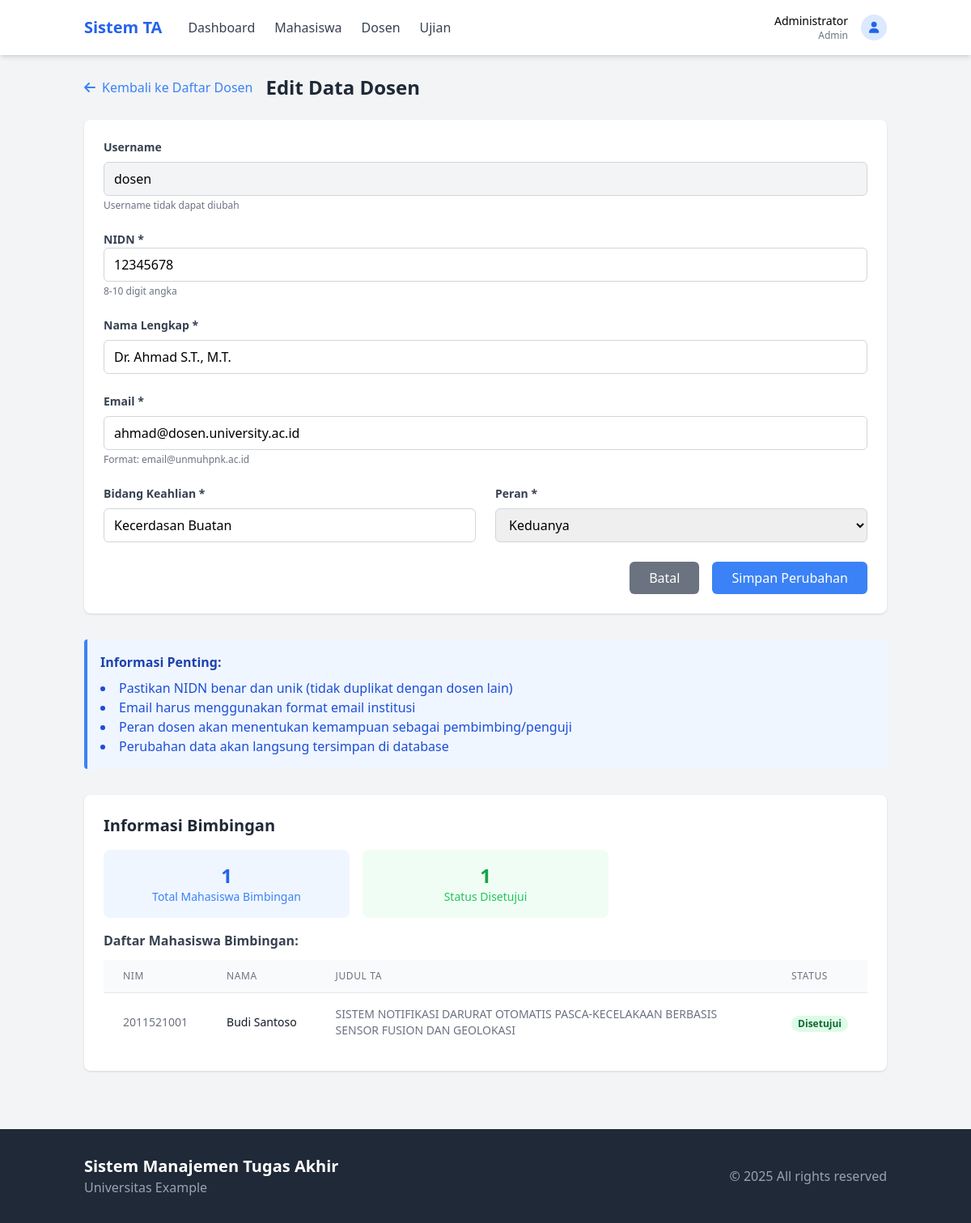
Screenshot of /modules/admin/edit_dosen.php?id=1 (signed in) with the database file from the repository.
### tables this page shows
CREATE TABLE IF NOT EXISTS `dosen` (
  `id` int NOT NULL AUTO_INCREMENT,
  `user_id` int DEFAULT NULL,
  `nidn` varchar(20) NOT NULL,
  `bidang_keahlian` varchar(100) NOT NULL,
  `peran` enum('Pembimbing','Penguji','Keduanya') NOT NULL,
  PRIMARY KEY (`id`),
  UNIQUE KEY `nidn` (`nidn`),
  KEY `user_id` (`user_id`),
  CONSTRAINT `dosen_ibfk_1` FOREIGN KEY (`user_id`) REFERENCES `users` (`id`) ON DELETE CASCADE
);

CREATE TABLE IF NOT EXISTS `users` (
  `id` int NOT NULL AUTO_INCREMENT,
  `username` varchar(50) NOT NULL,
  `password` varchar(255) NOT NULL,
  `role` enum('admin','dosen','mahasiswa') NOT NULL,
  `nama` varchar(100) NOT NULL,
  `email` varchar(100) NOT NULL,
  `created_at` timestamp NULL DEFAULT CURRENT_TIMESTAMP,
  PRIMARY KEY (`id`),
  UNIQUE KEY `username` (`username`)
);

CREATE TABLE IF NOT EXISTS `tugas_akhir` (
  `id` int NOT NULL AUTO_INCREMENT,
  `mahasiswa_id` int DEFAULT NULL,
  `dosen_id` int DEFAULT NULL,
  `judul` varchar(255) NOT NULL,
  `deskripsi` text,
  `proposal_path` varchar(255) DEFAULT NULL,
  `status` enum('Diajukan','Review','Disetujui','Ditolak','Selesai') DEFAULT 'Diajukan',
  `tanggal_pengajuan` timestamp NULL DEFAULT CURRENT_TIMESTAMP,
  `catatan_dosen` text,
  PRIMARY KEY (`id`),
  KEY `mahasiswa_id` (`mahasiswa_id`),
  KEY `dosen_id` (`dosen_id`),
  CONSTRAINT `tugas_akhir_ibfk_1` FOREIGN KEY (`mahasiswa_id`) REFERENCES `mahasiswa` (`id`) ON DELETE CASCADE,
  CONSTRAINT `tugas_akhir_ibfk_2` FOREIGN KEY (`dosen_id`) REFERENCES `dosen` (`id`) ON DELETE SET NULL
);

CREATE TABLE IF NOT EXISTS `mahasiswa` (
  `id` int NOT NULL AUTO_INCREMENT,
  `user_id` int DEFAULT NULL,
  `nim` varchar(10) NOT NULL,
  `prodi` varchar(50) NOT NULL,
  `status` enum('Aktif','Cuti','Lulus') DEFAULT 'Aktif',
  PRIMARY KEY (`id`),
  UNIQUE KEY `nim` (`nim`),
  KEY `user_id` (`user_id`),
  CONSTRAINT `mahasiswa_ibfk_1` FOREIGN KEY (`user_id`) REFERENCES `users` (`id`) ON DELETE CASCADE
);

### includes/functions.php (called while the page is built, shortened)
<?php
function getStatusBadgeClass($status) {
    switch ($status) {
        case 'Disetujui':
        case 'Dikonfirmasi':
        case 'Selesai':
        case 'Lulus':
        case 'Aktif':
            return 'bg-green-100 text-green-800';
    }
}
?>

### modules/admin/edit_dosen.php (the view, shortened to what this page needs)
<?php
require_once '../../includes/config.php';
require_once '../../includes/functions.php';
$dosen_id = $_GET['id'];
$stmt = $pdo->prepare("
    SELECT d.*, u.username, u.nama, u.email
    FROM dosen d
    JOIN users u ON d.user_id = u.id
    WHERE d.id = ?
");
$stmt->execute([$dosen_id]);
$dosen = $stmt->fetch(PDO::FETCH_ASSOC);
?>
<!DOCTYPE html>
<html lang="id">
<head>
    <script src="https://cdn.tailwindcss.com"></script>
    <link rel="stylesheet" href="https://cdnjs.cloudflare.com/ajax/libs/font-awesome/6.0.0/css/all.min.css">
</head>
<body class="bg-gray-100">
    <?php include '../../includes/header.php'; ?>
    <div class="container mx-auto px-4 py-6">
        <div class="flex items-center mb-6">
            <a href="modules/admin/dosen.php" class="text-blue-500 hover:text-blue-700 flex items-center">
                <i class="fas fa-arrow-left mr-2"></i> Kembali ke Daftar Dosen
            </a>
            <h1 class="text-2xl font-bold text-gray-800 ml-4">Edit Data Dosen</h1>
        </div>
        <div class="bg-white rounded-lg shadow p-6">
            <form method="POST" action="">
                <div class="grid grid-cols-1 md:极-cols-2 gap-6 mb-6">
                    <div>
                        <label class="block text-gray-700 text-sm font-bold mb-2" for="username">Username</label>
                        <input type="text" id="username" value="<?php echo htmlspecialchars($dosen['username']); ?>" disabled class="w-full px-3 py-2 border border-gray-300 rounded-md bg-gray-100">
                        <p class="text-gray-500 text-xs mt-1">Username tidak dapat diubah</p>
                    </div>
                    <div>
                        <label class="block text-gray-700 text-sm font-bold mb极" for="nidn">NIDN *</label>
                        <input type="text" id="nidn" name="nidn" value="<?php echo htmlspecialchars($dosen['nidn']); ?>" required pattern="[0-9]{8,10}" class="w-full px-3 py-2 border border-gray-300 rounded-md focus:outline-none focus:ring-2 focus:ring-blue-500">
                        <p class="text-gray-500 text-xs mt-1">8-10 digit angka</p>
                    </div>
                </div>
                <div class="mb-6">
                    <label class="block text-gray-700 text-sm font-bold mb-2" for="nama">Nama Lengkap *</label>
                    <input type="text" id="nama" name="nama" value="<?php echo htmlspecialchars($dosen['nama']); ?>" required class="w-full px-3 py-2 border border-gray-300 rounded-md focus:outline-none focus:ring-2 focus:ring-blue-500">
                </div>
                <div class="mb-6">
                    <label class="block text-gray-700 text-sm font-bold mb-2" for="email">Email *</label>
                    <input type="email" id="email" name="email" value="<?php echo htmlspecialchars($dosen['email']); ?>" required class="w-full px-3 py-2 border border-gray-300 rounded-md focus:outline-none focus:ring-2 focus:ring-blue-500">
                    <p class="text-gray-500 text-xs mt-1">Format: email@unmuhpnk.ac.id</极>
                </div>
                <div class="grid grid-cols-1 md:grid-cols-2 gap-6 mb-6">
                    <div>
                        <label class="block text-gray-700 text-sm font-bold mb-2" for="bidang_keahlian">Bidang Keahlian *</label>
                        <input type="text" id="bidang_keahlian" name="bidang_keahlian" value="<?php echo htmlspecialchars($dosen['bidang_keahlian']); ?>" required class="w-full px-3 py-2 border border-gray-300 rounded-md focus:outline-none focus:ring-2 focus:ring-blue-500">
                    </div>
                    <div>
                        <label class="block text-gray-700 text-sm font-bold mb-2" for="peran">Peran *</label>
                        <select id="peran" name="peran" required class="w-full px-3 py-2 border border-gray-300 rounded-md focus:outline-none focus:ring-2 focus:ring-blue-500">
                            <option value="Keduanya" <?php echo $dosen['peran'] === 'Keduanya' ? 'selected' : ''; ?>>Keduanya</option>
                        </select>
                    </div>
                </div>
                <div class="flex justify-end space-x-4">
                    <a href="dosen.php" class="bg-gray-500 text-white px-6 py-2 rounded-md hover:bg-gray-600 transition">
                        Batal
                    </a>
                    <button type="submit" name="update_dosen" class="bg-blue-500 text-white px-6 py-2 rounded-md hover:bg-blue-600 transition">
                        Simpan Perubahan
                    </button>
                </div>
            </form>
        </div>
        <div class="mt-8 bg-blue-50 border-l-4 border-blue-500 p-4 rounded">
            <h3 class="font-bold text-blue-800 mb-2">Informasi Penting:</h3>
            <ul class="list-disc list-inside text-blue-700">
                <li>Pastikan NIDN benar dan unik (tidak duplikat dengan dosen lain)</li>
                <li>Email harus menggunakan format email institusi</li>
                <li>Peran dosen akan menentukan kemampuan sebagai pembimbing/penguji</li>
                <li>Perubahan data akan langsung tersimpan di database</li>
            </ul>
        </div>
        <div class="mt-8 bg-white rounded-lg shadow p-6">
            <h2 class="text-xl font-bold text-gray-800 mb-4">Informasi Bimbingan</h2>
            <?php
            $stmt = $pdo->prepare("
                SELECT COUNT(*) as total_bimbingan
                FROM tugas_akhir
                WHERE dosen_id = ?
            ");
            $stmt->execute([$dosen_id]);
            $bimbingan_count = $stmt->fetch(PDO::FETCH_ASSOC)['total_bimbingan'];
            ?>
            <div class="grid grid-cols-1 md:grid-cols-3 gap-4 mb-4">
                <div class="bg-blue-50 p-4 rounded-lg text-center">
                    <div class="text-2xl font-bold text-blue-600"><?php echo $bimbingan_count; ?></div>
                    <div class="text-sm text-blue-500">Total Mahasiswa Bimbingan</div>
                </div>
                <?php
                $stmt = $pdo->prepare("
                    SELECT status, COUNT(*) as count
                    FROM tugas_akhir
                    WHERE dosen_id = ?
                    GROUP BY status
                ");
                $stmt->execute([$dosen_id]);
                $status_counts = $stmt->fetchAll(PDO::FETCH_ASSOC);
                $status_map = [
                    'Diajukan' => 'yellow',
                    'Review' => 'yellow',
                    'Disetujui' => 'green',
                    'Ditolak' => 'red',
                    'Selesai' => 'blue'
                ];
                foreach ($status_counts as $status):
                    $color = $status_map[$status['status']] ?? 'gray';
                ?>
                    <div class="bg-<?php echo $color; ?>-50 p-4 rounded-lg text-center">
                        <div class="text-2xl font-bold text-<?php echo $color; ?>-600"><?php echo $status['count']; ?></div>
                        <div class="text-sm text-<?php echo $color; ?>-500">Status <?php echo $status['status']; ?></div>
                    </div>
                <?php endforeach; ?>
            </div>
            <?php if ($bimbingan_count > 0): ?>
                <h3 class="font-semibold text-gray-700 mb-3">Daftar Mahasiswa Bimbingan:</h3>
                <div class="overflow-x-auto">
                    <table class="min-w-full divide-y divide-gray-200">
                        <thead class="bg-gray-50">
                            <tr>
                                <th class="px-6 py-3 text-left text-xs font-medium text-gray-500 uppercase tracking-wider">NIM</th>
                                <th class="px-6 py-3 text-left text-xs font-medium text-gray-500 uppercase tracking-wider">Nama</th>
                                <th class="px-6 py-3 text-left text-xs font-medium text-gray-500 uppercase tracking-wider">Judul TA</th>
                                <th class="px-6 py-3 text-left text-xs font-medium text-gray-500 uppercase tracking-wider">Status</th>
                            </tr>
                        </thead>
                        <tbody class="bg-white divide-y divide-gray-200">
                            <?php
                            $stmt = $pdo->prepare("
                                SELECT ta.*, m.nim, u.nama as mahasiswa_nama
                                FROM tugas_akhir ta
                                JOIN mahasiswa m ON ta.mahasiswa_id = m.id
                                JOIN users u ON m.user_id = u.id
                                WHERE ta.dosen_id = ?
                                ORDER BY ta.tanggal_pengajuan DESC
                            ");
                            $stmt->execute([$dosen_id]);
                            $mahasiswa_bimbingan = $stmt->fetchAll(PDO::FETCH_ASSOC);
                            foreach ($mahasiswa_bimbingan as $mhs):
                            ?>
                                <tr>
                                    <td class="px-6 py-4 whitespace-nowrap text-sm text-gray-500"><?php echo $mhs['nim']; ?></td>
                                    <td class="px-6 py-4 whitespace-nowrap text-sm font-medium text-gray-900"><?php echo $mhs['mahasiswa_nama']; ?></td>
                                    <td class="px-6 py-4 text-sm text-gray-500"><?php echo $mhs['judul']; ?></td>
                                    <td class="px-6 py-4 whitespace-nowrap">
                                        <?php $statusClass = getStatusBadgeClass($mhs['status']); ?>
                                        <span class="px-2 inline-flex text-xs leading-5 font-semibold rounded-full <?php echo $statusClass; ?>">
                                            <?php echo $mhs['status']; ?>
                                        </span>
                                    </td>
                                </tr>
                            <?php endforeach; ?>
                        </tbody>
                    </table>
                </div>
            <?php endif; ?>
        </div>
    </div>
    <?php include '../../includes/footer.php'; ?>
</body>
</html>

### rows the page displays
dosen: user.username "dosen", nidn "12345678", nama "Dr. Ahmad S.T., M.T.", email "ahmad@dosen.university.ac.id", bidang_keahlian "Kecerdasan Buatan", peran "Keduanya"
tugas_akhir: mahasiswa.nim "2011521001", users.nama "Budi Santoso", judul "SISTEM NOTIFIKASI DARURAT OTOMATIS PASCA-KECELAKAAN BERBASIS SENSOR FUSION DAN GEOLOKASI", status "Disetujui"

### other values shown
$_SESSION['user_name'] "Administrator"
$_SESSION['user_role'] "Admin"
$bimbingan_count "1"
$status['count'] "1"
$status['status'] "Disetujui"
